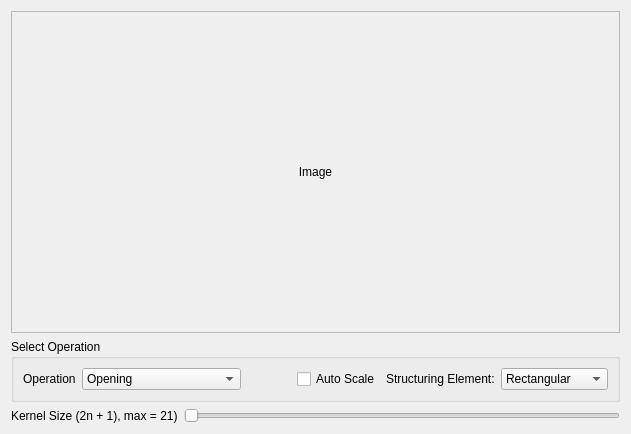
<?xml version="1.0" encoding="UTF-8"?>
<ui version="4.0">
 <class>MorphologyTransformation</class>
 <widget class="QWidget" name="MorphologyTransformation">
  <property name="geometry">
   <rect>
    <x>0</x>
    <y>0</y>
    <width>631</width>
    <height>434</height>
   </rect>
  </property>
  <property name="windowTitle">
   <string>Form</string>
  </property>
  <layout class="QGridLayout" name="gridLayout_5">
   <item row="0" column="0">
    <layout class="QVBoxLayout" name="verticalLayout_2">
     <item>
      <widget class="QScrollArea" name="imageScrollArea">
       <property name="widgetResizable">
        <bool>true</bool>
       </property>
       <widget class="QWidget" name="scrollAreaWidgetContents_2">
        <property name="geometry">
         <rect>
          <x>0</x>
          <y>0</y>
          <width>609</width>
          <height>319</height>
         </rect>
        </property>
        <layout class="QGridLayout" name="gridLayout_4">
         <item row="0" column="0">
          <widget class="QLabel" name="img">
           <property name="text">
            <string>Image</string>
           </property>
           <property name="alignment">
            <set>Qt::AlignCenter</set>
           </property>
          </widget>
         </item>
        </layout>
       </widget>
      </widget>
     </item>
     <item>
      <widget class="QGroupBox" name="groupBox_2">
       <property name="title">
        <string>Select Operation</string>
       </property>
       <layout class="QGridLayout" name="gridLayout_3">
        <item row="0" column="0">
         <layout class="QHBoxLayout" name="horizontalLayout_5">
          <item>
           <layout class="QHBoxLayout" name="horizontalLayout_3">
            <item>
             <widget class="QLabel" name="operationComboLabel">
              <property name="text">
               <string>Operation</string>
              </property>
             </widget>
            </item>
            <item>
             <widget class="QComboBox" name="operationComboBox">
              <property name="sizePolicy">
               <sizepolicy hsizetype="Preferred" vsizetype="Fixed">
                <horstretch>0</horstretch>
                <verstretch>0</verstretch>
               </sizepolicy>
              </property>
              <property name="maximumSize">
               <size>
                <width>200</width>
                <height>50</height>
               </size>
              </property>
              <item>
               <property name="text">
                <string>Opening</string>
               </property>
              </item>
              <item>
               <property name="text">
                <string>Closing</string>
               </property>
              </item>
              <item>
               <property name="text">
                <string>Morphological Gradient</string>
               </property>
              </item>
              <item>
               <property name="text">
                <string>Top Hat</string>
               </property>
              </item>
              <item>
               <property name="text">
                <string>Black Hat</string>
               </property>
              </item>
             </widget>
            </item>
           </layout>
          </item>
          <item>
           <spacer name="horizontalSpacer_2">
            <property name="orientation">
             <enum>Qt::Horizontal</enum>
            </property>
            <property name="sizeHint" stdset="0">
             <size>
              <width>40</width>
              <height>20</height>
             </size>
            </property>
           </spacer>
          </item>
          <item>
           <widget class="QCheckBox" name="scaleCheckBox">
            <property name="text">
             <string>Auto Scale</string>
            </property>
           </widget>
          </item>
          <item>
           <widget class="QLabel" name="structElmLabel">
            <property name="text">
             <string>Structuring Element:</string>
            </property>
           </widget>
          </item>
          <item>
           <widget class="QComboBox" name="structElmComboBox">
            <item>
             <property name="text">
              <string>Rectangular</string>
             </property>
            </item>
            <item>
             <property name="text">
              <string>Elliptic</string>
             </property>
            </item>
            <item>
             <property name="text">
              <string>Cross Shaped</string>
             </property>
            </item>
           </widget>
          </item>
         </layout>
        </item>
       </layout>
      </widget>
     </item>
     <item>
      <layout class="QHBoxLayout" name="horizontalLayout_4">
       <item>
        <widget class="QLabel" name="kSizeLabel">
         <property name="text">
          <string>Kernel Size (2n + 1), max = 21)</string>
         </property>
        </widget>
       </item>
       <item>
        <widget class="QSlider" name="kSizeSlider">
         <property name="minimum">
          <number>3</number>
         </property>
         <property name="maximum">
          <number>21</number>
         </property>
         <property name="singleStep">
          <number>2</number>
         </property>
         <property name="orientation">
          <enum>Qt::Horizontal</enum>
         </property>
        </widget>
       </item>
      </layout>
     </item>
    </layout>
   </item>
  </layout>
 </widget>
 <resources/>
 <connections/>
</ui>
